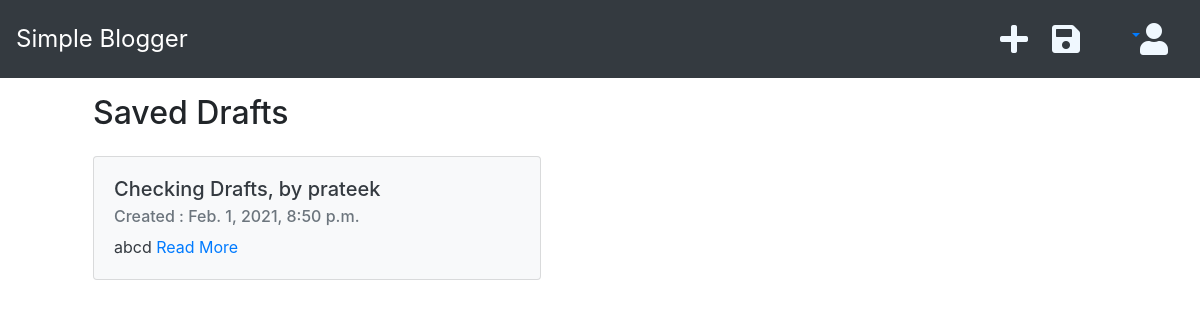
Screenshot of /user/1/drafts (signed in) with the database file from the repository.
### blog/models.py (models this page shows, shortened)
class Post(models.Model):
    author          = models.ForeignKey('auth.User', on_delete=models.CASCADE)
    title           = models.CharField(max_length=150)
    text            = models.TextField()
    created_date    = models.DateTimeField(default=timezone.now)
    published_date  = models.DateTimeField(blank=True, null=True)

### blog/views.py (the view)
# urls.py: path('user/<int:pk>/drafts', post_draft_list, name='post_draft_list'),
@login_required
def post_draft_list(request, pk):
    user = get_object_or_404(User, pk=pk)
    posts = Post.objects.filter(author=user).filter(published_date__isnull=True).order_by('-created_date')
    stuff_for_frontend = {'posts': posts}
    return render(request, 'blog/post_draft_list.html', stuff_for_frontend)

### blog/templates/blog/post_draft_list.html (shortened to what this page needs)
{% extends 'index.html' %}
{% block content %}
<div class="container">
    <div class="page-header">
        <h2 class="ml-5 mt-3 mb-4">Saved Drafts</h2>
    </div>
    <div class="d-flex flex-wrap">
        {% for post in posts%}
            <div class="card text-dark bg-light mb-5 ml-5" style="width: 28rem;">
                <div class="card-body">
                    <h5 class="card-title">{{post.title}}</h5>
                    <h6 class="card-subtitle mb-2 text-muted">Created : {{post.created_date}}</h6>
                    <p class="card-text">{{post.text|linebreaksbr|truncatechars:60}} <a href="{% url 'post_detail' pk=post.pk %}" class="card-link">Read More</a></p>
                </div>
            </div>
        {% endfor %}
    </div>
</div>
{% endblock %}

### rows the page displays
Post: title "Checking Drafts, by prateek", created_date "Feb. 1, 2021, 8:50 p.m.", text "abcd"
